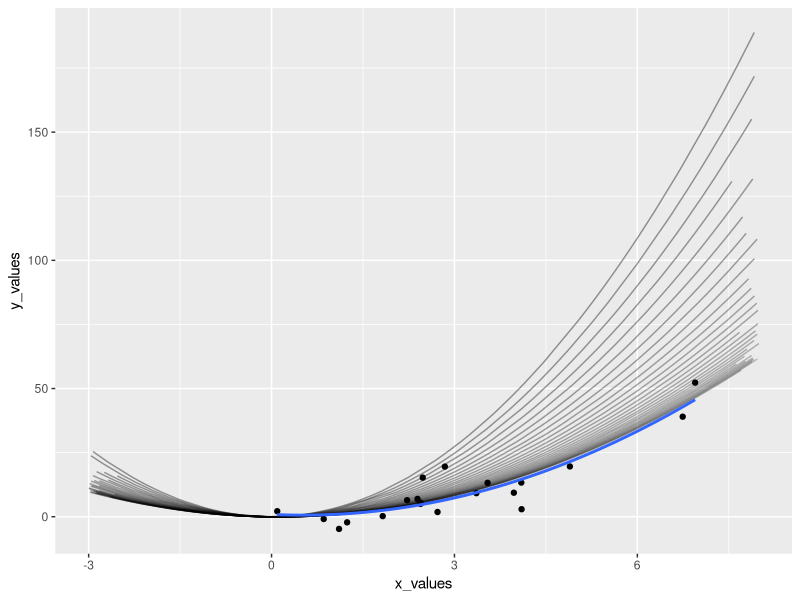
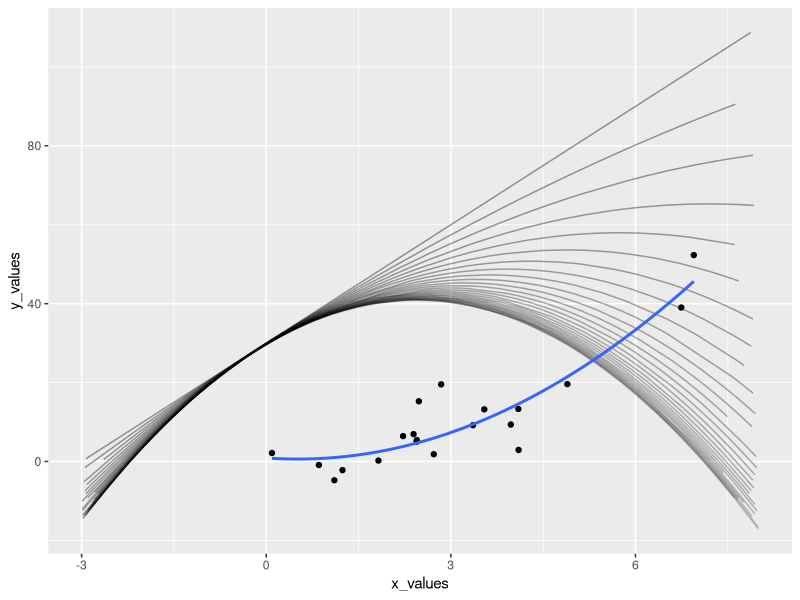
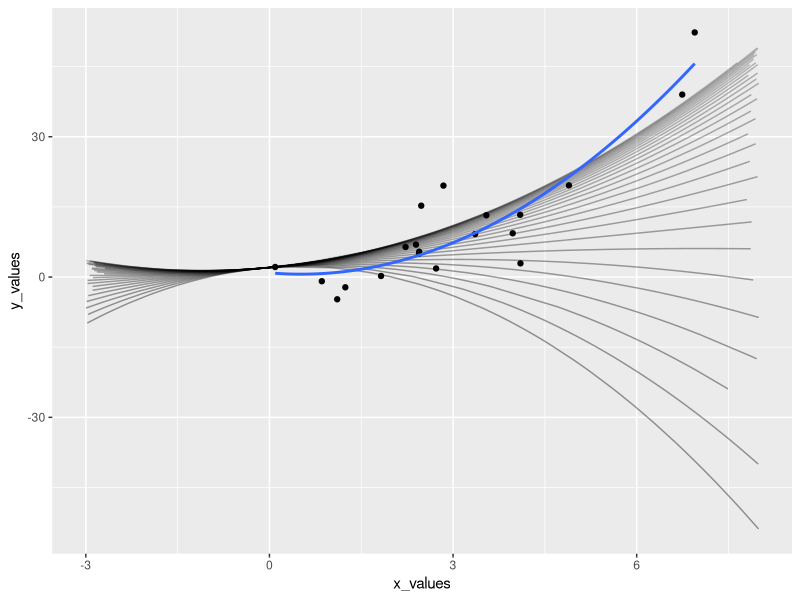

Generate these figures, in order, with R:

library(tidyverse)

len = 20
start = -3
end = 8
num_frames = 30
gradient_update = 0.00001

x_values = rnorm(len,mean=3,sd=2)
y_values = x_values^2 + rnorm(len)*(x_values + 3)

raw_data = data.frame(x_values,y_values)

regression = function(ps){
  ggplot(ps,aes(x=x_values,y=y_values)) +
   geom_point() +
   geom_smooth(method="lm",formula=y~I(x^2)+x)
}
valuation = function(x_values,coefs){
  coefs[1] + coefs[2] * x_values + coefs[3] * x_values^2
}
coef_cost = function(ps,coefs){
  sum((valuation(ps$x_values, coefs) - ps$y_values)^2)
}
coefs_differnetial = function(ps,coefs){
  cost = coef_cost(ps,coefs)
  a = coefs[3]
  b = coefs[2]
  c = coefs[1]
  x = ps$x_values
  y = ps$y_values
  coefs_diff = numeric(3)
  inner_val = (c+b*x+a*x^2-y)
  coefs_diff[1] = sum(2*inner_val)
  coefs_diff[2] = sum(2*x*inner_val)
  coefs_diff[3] = sum(2*x^2*inner_val)
  coefs_diff
}
plot_function = function(coefs,framenum){
  x_points = runif(80,min=start,max=end)
  y_points = valuation(x_points,coefs)
  point_data = data.frame(x_points,y_points)
  geom_line(data=point_data,mapping=aes(x=x_points,y=y_points),alpha=0.2 + 0.2 * (1-(framenum/num_frames)))
}
plot_overlayed = function(){
  ggplot(raw_data,aes(x=x_values,y=y_values)) +
    geom_point()# + 
    #geom_smooth(method="lm", formula=y~I(x^2)+x)
}

get_plot = function(start_coefs){
  cur_plot = plot_overlayed() 
  cur_plot = cur_plot + plot_function(start_coefs,0)
  for(x in 1:num_frames){
    new_coefs = start_coefs - gradient_update * coefs_differnetial(raw_data,start_coefs)
    start_coefs = new_coefs
    cur_plot = cur_plot + plot_function(new_coefs,x)
    print(coef_cost(raw_data,new_coefs))
    print(start_coefs)
  }
  regreessed_plot = cur_plot + geom_smooth(method="lm", formula=y~I(x^2)+x,se=FALSE)
  regreessed_plot
}
plot1 = get_plot(c(0,0.11,3))
plot2 = get_plot(c(30,10,0))
plot3 = get_plot(c(2,1,-1))
  
ggsave("plot1.png",plot=plot1)
ggsave("plot2.png",plot=plot2)
ggsave("plot3.png",plot=plot3)

